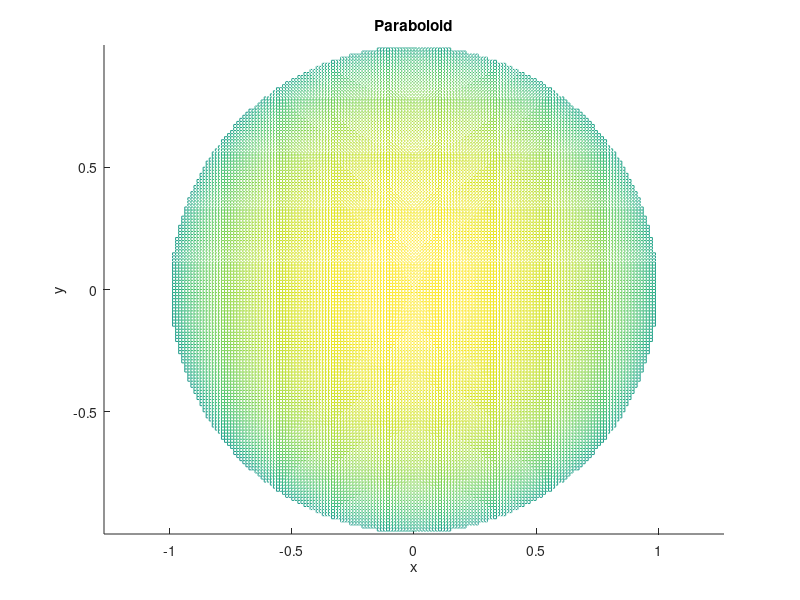
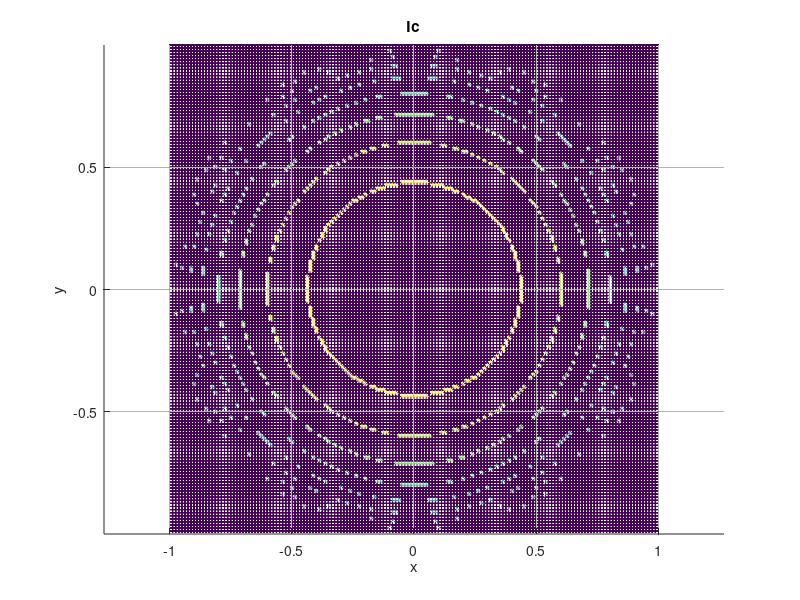

Write MATLAB code to recreate these figures, in order.
clearvars, close all

%x = y = linspace(-1,1,1000);
%y = linspace(-1,1,1000);

  %create my radius and x,y values
r = 1.0;
[x y] = meshgrid(-r:r/80:r, -r:r/80:r);

  %declaring the function f
  %of the circle
  %and limiting to >0 under the sqrt
inside = (r^2 -x.^2 -y.^2);
mask = inside > 0;
f = zeros(size(x));
f(mask) = sqrt(inside(mask));
f(inside <= 0) =NaN;


figure(1);
hold on
mesh(x, y , f)
mesh(x, y , -f)
axis equal;
%shading interp;
title('Paraboloid')
xlabel('x')
ylabel('y')
hold off

c = 0.5;
figure(2)
hold on
tol = 0.0025
for c = 0:0.1:0.9
 %tol = tol+0.001;
 %tolc = tolc-2;
 Ic = abs(f-c) < tol;
 g = zeros(size(x));
 g(Ic) = f(Ic);
 mesh(x,y,g)
 axis equal;
 title('Ic')
 xlabel('x')
 ylabel('y')
endfor
%%
hold off

%plot(x,f,'linewidth', 2, "b.");
%plot(x,-f,'linewidth', 2, "b.");

grid on
set(gca, 'GridColor', [0,0,0])
set(gca, 'GridAlpha', 0.3)
set(gca, 'Layer', 'top')

